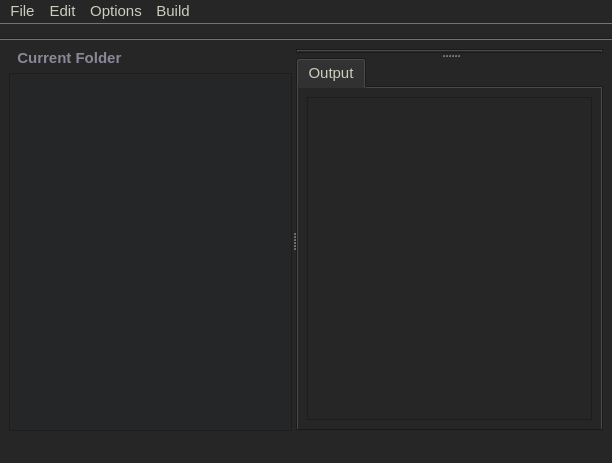
<?xml version="1.0" encoding="UTF-8"?>
<ui version="4.0">
 <class>MainWindow</class>
 <widget class="QMainWindow" name="MainWindow">
  <property name="geometry">
   <rect>
    <x>0</x>
    <y>0</y>
    <width>612</width>
    <height>463</height>
   </rect>
  </property>
  <property name="windowTitle">
   <string>MainWindow</string>
  </property>
  <property name="styleSheet">
   <string notr="true">background-color:#262626;
color: #C9CEBD;
font-size:15px;</string>
  </property>
  <widget class="QWidget" name="mainProgramWidget">
   <property name="sizePolicy">
    <sizepolicy hsizetype="Expanding" vsizetype="Expanding">
     <horstretch>0</horstretch>
     <verstretch>0</verstretch>
    </sizepolicy>
   </property>
   <property name="maximumSize">
    <size>
     <width>816</width>
     <height>529</height>
    </size>
   </property>
   <layout class="QGridLayout" name="gridLayout_4">
    <item row="0" column="0">
     <widget class="QSplitter" name="mainSplitter">
      <property name="orientation">
       <enum>Qt::Horizontal</enum>
      </property>
      <widget class="QWidget" name="verticalLayoutWidget_2">
       <layout class="QVBoxLayout" name="verticalLayout_2">
        <item>
         <widget class="QLabel" name="FolderName">
          <property name="styleSheet">
           <string notr="true">font-weight:bold;
color:rgba(169, 169, 190, 192);</string>
          </property>
          <property name="text">
           <string>  Current Folder</string>
          </property>
         </widget>
        </item>
        <item>
         <widget class="TreeDir" name="FileTree">
          <property name="styleSheet">
           <string notr="true">background-color:#252627;</string>
          </property>
         </widget>
        </item>
       </layout>
      </widget>
      <widget class="QWidget" name="verticalLayoutWidget">
       <layout class="QVBoxLayout" name="verticalLayout">
        <item>
         <widget class="QSplitter" name="splitter">
          <property name="orientation">
           <enum>Qt::Vertical</enum>
          </property>
          <widget class="QTabWidget" name="TabsTextEditor">
           <property name="currentIndex">
            <number>-1</number>
           </property>
           <property name="tabsClosable">
            <bool>true</bool>
           </property>
           <property name="movable">
            <bool>true</bool>
           </property>
           <property name="tabBarAutoHide">
            <bool>false</bool>
           </property>
          </widget>
          <widget class="QTabWidget" name="StatusProgram">
           <property name="currentIndex">
            <number>0</number>
           </property>
           <widget class="QWidget" name="OutputLayout">
            <attribute name="title">
             <string>Output</string>
            </attribute>
            <layout class="QGridLayout" name="gridLayout_2">
             <item row="0" column="0">
              <widget class="ConsoleOutput" name="ConsoleOut"/>
             </item>
            </layout>
           </widget>
          </widget>
         </widget>
        </item>
       </layout>
      </widget>
     </widget>
    </item>
   </layout>
  </widget>
  <widget class="QMenuBar" name="menubar">
   <property name="geometry">
    <rect>
     <x>0</x>
     <y>0</y>
     <width>612</width>
     <height>27</height>
    </rect>
   </property>
   <widget class="QMenu" name="menuFile">
    <property name="title">
     <string>File</string>
    </property>
    <addaction name="actionNew_File"/>
    <addaction name="actionOpen_File"/>
    <addaction name="separator"/>
    <addaction name="actionSave"/>
    <addaction name="actionSave_As"/>
    <addaction name="separator"/>
    <addaction name="actionOpen_Folder"/>
    <addaction name="separator"/>
    <addaction name="actionNew_Config_File"/>
    <addaction name="actionNew_Processor_File"/>
    <addaction name="separator"/>
    <addaction name="actionExit"/>
   </widget>
   <widget class="QMenu" name="menuEdit">
    <property name="title">
     <string>Edit</string>
    </property>
    <addaction name="actionCopy"/>
    <addaction name="actionCut"/>
    <addaction name="actionUndo"/>
    <addaction name="actionRedo"/>
   </widget>
   <widget class="QMenu" name="menuOptions">
    <property name="title">
     <string>Options</string>
    </property>
    <addaction name="actionLoad_Config_File"/>
    <addaction name="actionLoad_Processor_FIle"/>
    <addaction name="separator"/>
    <addaction name="actionClear_Output"/>
    <addaction name="actionClear_Console"/>
   </widget>
   <widget class="QMenu" name="menuExecution">
    <property name="title">
     <string>Build</string>
    </property>
    <addaction name="actionRun_Current_File"/>
    <addaction name="actionGenerate_Hex_File"/>
   </widget>
   <addaction name="menuFile"/>
   <addaction name="menuEdit"/>
   <addaction name="menuOptions"/>
   <addaction name="menuExecution"/>
  </widget>
  <widget class="QStatusBar" name="statusbar"/>
  <widget class="QToolBar" name="toolBar">
   <property name="windowTitle">
    <string>toolBar</string>
   </property>
   <property name="movable">
    <bool>false</bool>
   </property>
   <property name="floatable">
    <bool>true</bool>
   </property>
   <attribute name="toolBarArea">
    <enum>TopToolBarArea</enum>
   </attribute>
   <attribute name="toolBarBreak">
    <bool>false</bool>
   </attribute>
  </widget>
  <action name="actionNew_File">
   <property name="text">
    <string>New File</string>
   </property>
  </action>
  <action name="actionNew_Config_File">
   <property name="text">
    <string>New Config File</string>
   </property>
  </action>
  <action name="actionOpen_File">
   <property name="text">
    <string>Open File</string>
   </property>
  </action>
  <action name="actionCopy">
   <property name="text">
    <string>Copy</string>
   </property>
  </action>
  <action name="actionCut">
   <property name="text">
    <string>Cut</string>
   </property>
  </action>
  <action name="actionSave">
   <property name="text">
    <string>Save</string>
   </property>
  </action>
  <action name="actionSave_As">
   <property name="text">
    <string>Save As</string>
   </property>
  </action>
  <action name="actionUndo">
   <property name="text">
    <string>Undo</string>
   </property>
  </action>
  <action name="actionRedo">
   <property name="text">
    <string>Redo</string>
   </property>
  </action>
  <action name="actionNew_Processor_File">
   <property name="text">
    <string>New Processor File</string>
   </property>
  </action>
  <action name="actionLoad_Config_File">
   <property name="text">
    <string>Load Config Script</string>
   </property>
  </action>
  <action name="actionLoad_Processor_FIle">
   <property name="text">
    <string>Load Processor Script</string>
   </property>
  </action>
  <action name="actionClear_Output">
   <property name="text">
    <string>Clear Output</string>
   </property>
  </action>
  <action name="actionClear_Console">
   <property name="text">
    <string>Clear Console</string>
   </property>
  </action>
  <action name="actionRun_Current_File">
   <property name="text">
    <string>Run Current File</string>
   </property>
  </action>
  <action name="actionGenerate_Hex_File">
   <property name="text">
    <string>Save Hex File</string>
   </property>
  </action>
  <action name="actionExit">
   <property name="text">
    <string>Exit</string>
   </property>
  </action>
  <action name="actionOpen_Folder">
   <property name="text">
    <string>Open Folder</string>
   </property>
  </action>
 </widget>
 <customwidgets>
  <customwidget>
   <class>TreeDir</class>
   <extends>QTreeView</extends>
   <header>treedir.h</header>
  </customwidget>
  <customwidget>
   <class>ConsoleOutput</class>
   <extends>QPlainTextEdit</extends>
   <header>consoleoutput.h</header>
  </customwidget>
 </customwidgets>
 <resources/>
 <connections/>
</ui>
